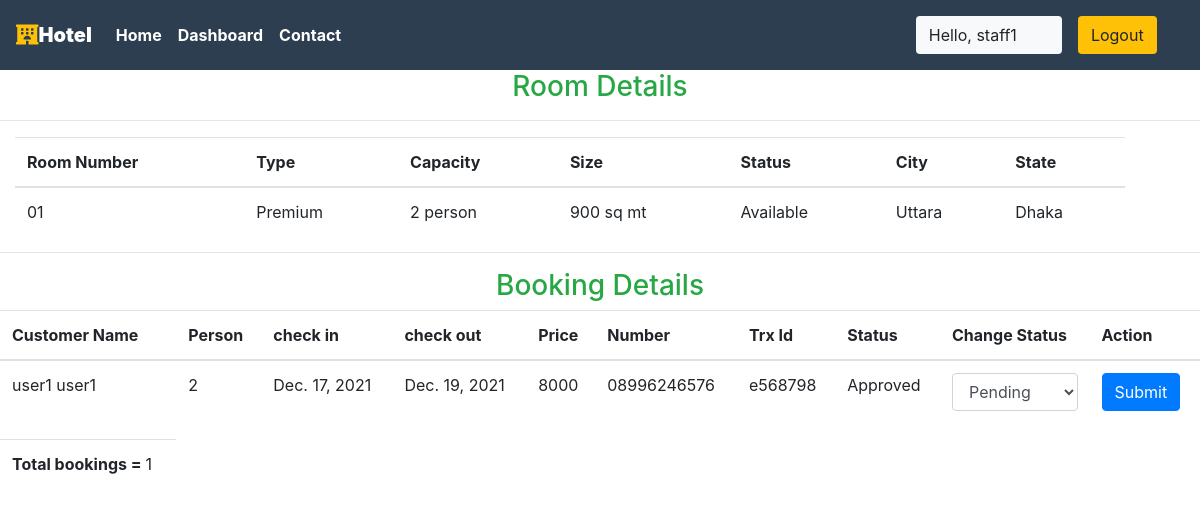
/staff/panel/view-room?roomid=26 (signed in), run on the app's committed database.
### main/models.py (models this page shows, shortened)
class CustomUser(AbstractUser):
     date_of_birth = models.DateField(verbose_name=_("Date of birth"), blank=True, null=True)
     address1 = models.CharField(verbose_name=_("Address line 1"), max_length=1024, blank=True, null=True)
     zip_code = models.CharField(verbose_name=_("Postal Code"), max_length=12, blank=True, null=True)
     city = models.CharField(verbose_name=_("City"), max_length=1024, blank=True, null=True)
     country = CountryField(blank=True, null=True)
     phone_regex = RegexValidator(regex=r"^\+(?:[0-9]●?){6,14}[0-9]$", message=_("Enter a valid international mobile phone number starting with +(country code)"))
     mobile_phone = models.CharField(validators=[phone_regex], verbose_name=_("Mobile phone"), max_length=17, blank=True, null=True)
     photo = models.ImageField(verbose_name=_("Photo"), upload_to='photos/', default='photos/default-user-avatar.png')
     class Meta:
         ordering = ['last_name']

class Room(models.Model):
    ROOM_STATUS = (
    ("1", "available"),
    ("2", "not available"),
    )
    ROOM_TYPE = (
    ("1", "Premium"),
    ("2", "Deluxe"),
    ("3","Economi"),
    )
    id = models.AutoField(primary_key=True)
    room_type = models.CharField(max_length=50,choices = ROOM_TYPE)
    capacity = models.IntegerField()
    price = models.IntegerField()
    size = models.IntegerField()
    hotel = models.ForeignKey(Hotel, on_delete = models.CASCADE)
    status = models.CharField(choices =ROOM_STATUS,max_length = 15)
    roomnumber = models.IntegerField()
    photo=models.ImageField(upload_to='room/', null=True, blank=True)
    Services=models.CharField(max_length=30,null=True)

class Hotel(models.Model):
    id = models.AutoField(primary_key=True)
    name = models.CharField(max_length=30,null=True)
    owner = models.ForeignKey(CustomUser, blank=True, null=True, on_delete=models.CASCADE)
    location = models.CharField(max_length=50)
    state = models.CharField(max_length=50,null=True)
    country = models.CharField(max_length=50,null=True)
    photo=models.ImageField(upload_to='hotel/', null=True, blank=True)

class Reservation(models.Model):
    Reservation_STATUS = (
    ("1", "Pending"),
    ("2", "Approved"),
    ("3", "Canceled"),
    )
    status=models.CharField(choices=Reservation_STATUS, max_length=15, default="Pending")
    id = models.AutoField(primary_key=True)
    check_in = models.DateField(auto_now =False)
    check_out = models.DateField()
    room = models.ForeignKey(Room, on_delete = models.CASCADE)
    guest = models.ForeignKey(CustomUser, on_delete= models.CASCADE)
    payment_number=models.CharField(max_length=20, null=True, blank=True)
    trnxid=models.CharField(max_length=250,null=True, blank=True)
    booking_id = models.CharField(max_length=100,default="null")
    @property
    def total_price(self):
        days = (self.check_out - self.check_in).days
        result = self.room.price * days
        return result

### main/views.py (the view)
# urls.py: path('staff/panel/view-room', views.view_room,name="viewroom"),
@login_required(login_url='/staff')
def view_room(request):
    room_id = request.GET['roomid']
    room = Room.objects.all().get(id=room_id)
    reservation = Reservation.objects.all().filter(room=room)
    return HttpResponse(render(request,'staff/viewroom.html',{'room':room,'reservations':reservation}))

### main/templatetags/app_tags.py (called while the page is built)
@register.filter(name='has_group')
def has_group(user, group_name):
    group = Group.objects.get(name=group_name)
    return True if group in user.groups.all() else False

### templates/staff/viewroom.html (shortened to what this page needs)
 {% extends 'basic.html' %} {% block title %}View Room {% endblock title %}
  {% block body %}
<h3 class="text-success" style="text-align: center;">Room Details</h3>
<hr>
<div class="container mx-0 ">
  <table class="table">
    <thead>
        <th>Room Number</th>
        <th>Type</th>
        <th>Capacity</th>
        <th>Size</th>
        <th>Status</th>
        <th>City</th>
        <th>State</th>
    </thead>
    <tr>
      <td>0{{room.roomnumber}}</td>
      <td>{{room.get_room_type_display}}</td>
      <td>{{room.capacity}} person</td>
      <td>{{room.size}} sq mt</td>
      <td>{{room.get_status_display| capfirst}}</td>
      <td>{{room.hotel.location| capfirst}}</td>
      <td>{{room.hotel.state| capfirst}}</td>
    </tr>
  </table>
</div>
<hr> {% if reservations %}
<h3 class="text-success"  style="text-align: center;">Booking Details</h3>
<table class="table">
    <thead>
        <th>Customer Name</th>
        <th>Person</th>
        <th>check in</th>
        <th>check out</th>
        <th>Price</th>
        <th>Number</th>
        <th>Trx Id</th>
        <th>Status</th>
        <th>Change Status</th>
        <th>Action</th>
    </thead>
    {% for each_detail in reservations %}
    <tr>
        <td>{{each_detail.guest.first_name}} {{each_detail.guest.last_name}}</td>
        <td>{{each_detail.room.capacity}}</td>
        <td>{{each_detail.check_in}}</td>
        <td>{{each_detail.check_out}}</td>
        <td>{{each_detail.total_price}}</td>
        <td>{{each_detail.payment_number}}</td>
        <td>{{each_detail.trnxid}}</td>
        <td>{{each_detail.get_status_display}}</td>
        <td>
        <form action="/staff/panel/change-status" method="POST" enctype="multipart/form-data">
                <div class="form-group">
                  <select class="form-control" name="status" id="roomtype">
                    <option value="1">Pending</option>
                  </select>
                </div>
        </td>
        <td><button type="submit" class="btn btn-primary">Submit</button>
        {% endfor %}
        </td>
    </tr>
    <tr>
        <td><b>Total bookings = </b>{{reservations | length}}</td>
    </tr>
</table>
{% else %}
<p>No details found</p>
{% endif %}
 {% endblock body %}

### templates/basic.html (shortened to what this page needs)
{% load static %}
{% load app_tags %}
<!DOCTYPE html>
<!DOCTYPE html>
<html lang="en">
<head>
    <link rel="stylesheet" href="https://use.fontawesome.com/releases/v5.7.0/css/all.css"
>
    <link rel="stylesheet" href="{% static 'bootstrap\bootstrap.css' %}">
    <link rel="stylesheet" href="https://maxcdn.bootstrapcdn.com/bootstrap/4.5.0/css/bootstrap.min.css">
</head>
<body style="dbackground-image: url('https://source.unsplash.com/random');height: 100%;">
    <div class="container-fluid px-0">
        <nav class="navbar navbar-expand-lg navbar-dark font-weight-bold" style="background-color: #2C3E50;">
            <a class="navbar-brand text-bold bg-black " href="/"><i class="fas fa-hotel text-warning"></i><b>Hotel
                </b></a>
            <div class="collapse navbar-collapse " id="navbarSupportedContent">
                <ul class="navbar-nav mr-auto ">
                    <li class="nav-item active">
                        <a class="nav-link text-bold " href="/"> Home</a>
                    </li>
                    {% if request.user|has_group:"hotel_owner" %}
                    <li class="nav-item active">
                        <a class="nav-link text-bold" href="/staff/panel">Dashboard </a>
                    </li>
                    {% elif user.is_staff == False and user.is_authenticated %}
                    <li class="nav-item active">
                        <a class="nav-link text-bold" href="/user/bookings">My Bookings </a>
                    </li>
                    {% endif %}
                    <li class="nav-item active">
                        <a class="nav-link text-bold" href="/contact">Contact </a>
                    </li>
                </ul>
                {% if user.is_authenticated %}
                <button class="btn btn-group bg-light" data-toggle="modal" data-target="#forlogin">
                    Hello, {{request.user.username}}
                    <a href="/logout" class="nav-link">
                        <button class="btn btn-group bg-warning" data-toggle="modal" data-target="#forlogin">
                            Logout
                        </button></a>&nbsp; &nbsp;
                </button>
                {% endif %}
            </div>
        </nav>
    </div>
    {% block body %}
    {% endblock body %}
</body>
</html>

### templates/basic.html (style rules this page uses)
a { text-decoration: none; }

### data on the page
CustomUser: user.username "staff1"
Room: roomnumber "1", room_type "Premium", capacity "2", size "900", status "Available", hotel.location "Uttara", hotel.state "Dhaka"
Reservation: guest.first_name "user1", guest.last_name "user1", room.capacity "2", check_in "Dec. 17, 2021", check_out "Dec. 19, 2021", total_price "8000", payment_number "08996246576", trnxid "e568798", status "Approved"

### other printed values
{{ reservations | length }} "1"
